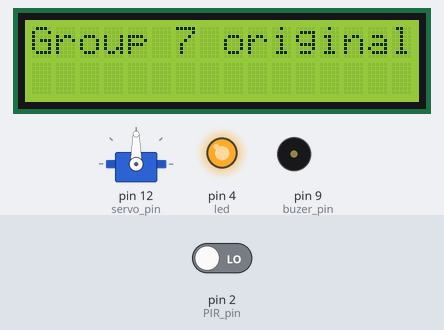
The sketch below on a simulated Arduino Uno, built with avr-gcc and run on an emulated ATmega328P. Shown: 16×2 character LCD, servo, output pins drawn as LEDs (lit = HIGH), buzzer (waves = sounding). Inputs (shaded band) come from the test bench; at power-on: pin 2 (PIR_pin) LOW. What the sketch prints to the serial monitor is not drawn.

Above: at 2.6 s.
2.7 s: pin 2 (PIR_pin) driven HIGH
At 4.9 s:
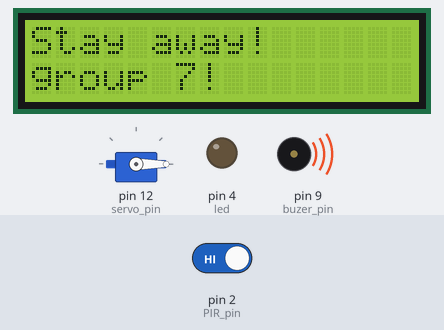
At 7.8 s:
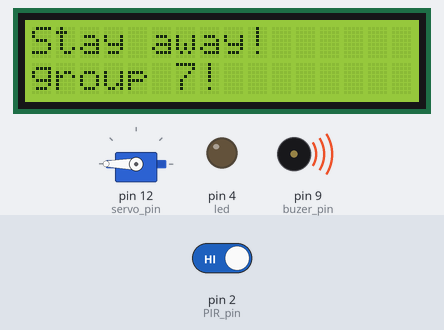
9.4 s: pin 2 (PIR_pin) driven LOW
At 17.6 s:
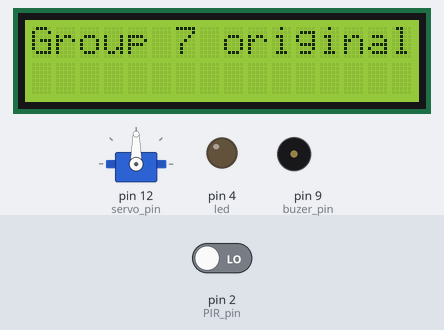
Timing chart, 0 to 18.1 s (numbered marks = the images above; inputs shaded):
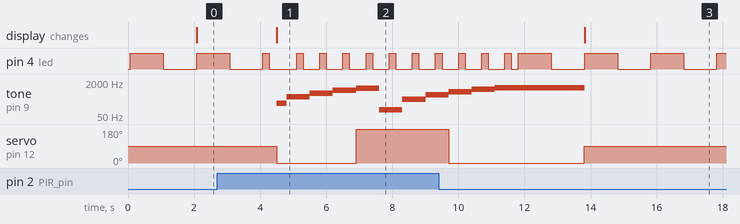

The sketch:

EX_3.ino
```cpp
#include <Wire.h>
#include <LiquidCrystal_I2C.h>

#include <Servo.h>

#define led 4
#define servo_pin 12
#define buzer_pin 9
#define PIR_pin 2


bool motion_indicator;
bool direction=true;
int angle =0;
int volume =0;
bool already_write_original=false;
bool already_write_alarm=false;
int counter_as_timer=30;

LiquidCrystal_I2C lcd_1(0x27, 16, 2);
Servo servo;

void setup()
{
  lcd_1.init();
  lcd_1.backlight();
  Serial.begin(9600);
  pinMode(led, OUTPUT);
  pinMode(buzer_pin, OUTPUT);
  pinMode(PIR_pin, INPUT);
  servo.attach(servo_pin);
  digitalWrite(PIR_pin, LOW);
 counter_as_timer=30;
}

void loop()
{

  //Serial.println("counter_as_timer");
  //Serial.println(counter_as_timer);

  if(counter_as_timer<10){
    counter_as_timer+=1;
    move_scarecrow();
    buzer_dimer();
    blink(motion_indicator);
  }
  else{
    motion_indicator= detect_motion();
    blink(motion_indicator);
    if(motion_indicator==true){
      alarm();
    }
    else{
      no_alarm();
    }
  }
}

void blink (bool motion_indicator){
  int speed =0;
  if (motion_indicator){
    speed=200;
  }
  else{
    speed=1000;
  }
  	digitalWrite(led, HIGH); // set the led on
    delay(speed); // wait for a second
    digitalWrite(led, LOW); // turn the LED off
    delay(speed); // wait for a second
}

bool detect_motion(){
  if (digitalRead(PIR_pin)==HIGH){
   Serial.println("high");
   return true;
  }
  else{
   Serial.println("low");
   return false;
  }
}

void alarm(){
  if (!already_write_alarm){
    Serial.print("alarm");
    already_write_alarm=write_to_lcd('A',already_write_alarm);
  }
  already_write_original=false;
  move_scarecrow();
  buzer_dimer();
  counter_as_timer=0;
}

void no_alarm(){
  servo.write(90);
  if (!already_write_original){
    Serial.print("original");
    already_write_original=write_to_lcd('O',already_write_original);
  }
  already_write_alarm=false;
  noTone(buzer_pin);
}

void move_scarecrow(){
  if(angle==0 & counter_as_timer%4==0){
    servo.write(90);
    angle=180;
  }
  else if(angle==180 & counter_as_timer%4==0){
    servo.write(90);
    angle=0;
  }
  servo.write(angle);
}

void buzer_dimer(){
  if(volume>=1000){
    volume=100;
  }
  else{
    volume+=200;
  }
  tone(buzer_pin,volume);
  delay(300);
	Serial.print(volume);
}
bool write_to_lcd(char type,bool already_write){
  if(type=='A'){
    lcd_1.clear();
    lcd_1.print("Stay away!");
    lcd_1.setCursor(0,1);
    lcd_1.print("group 7!");
  }
   if(type=='O'){
      lcd_1.clear();
  		lcd_1.print("Group 7 original");
   }
	already_write=true;
  return already_write;
}
  
```

Measured:
- after the input at 2.7 s, tone on pin 9 (buzer_pin): plays 200 Hz for 0.30 s, 400 Hz for 0.70 s, 600 Hz for 0.70 s, 800 Hz for 0.70 s, 1000 Hz for 0.70 s, 100 Hz for 0.70 s … (8 notes in this stretch), starting after 1.8 s; servo on pin 12 (servo_pin): 90° → 0° after 1.8 s, → 180° 2.4 s later; the display: changes after 1.8 s (image 1)
- after the input at 9.4 s, the display: changes after 4.4 s (image 3)
